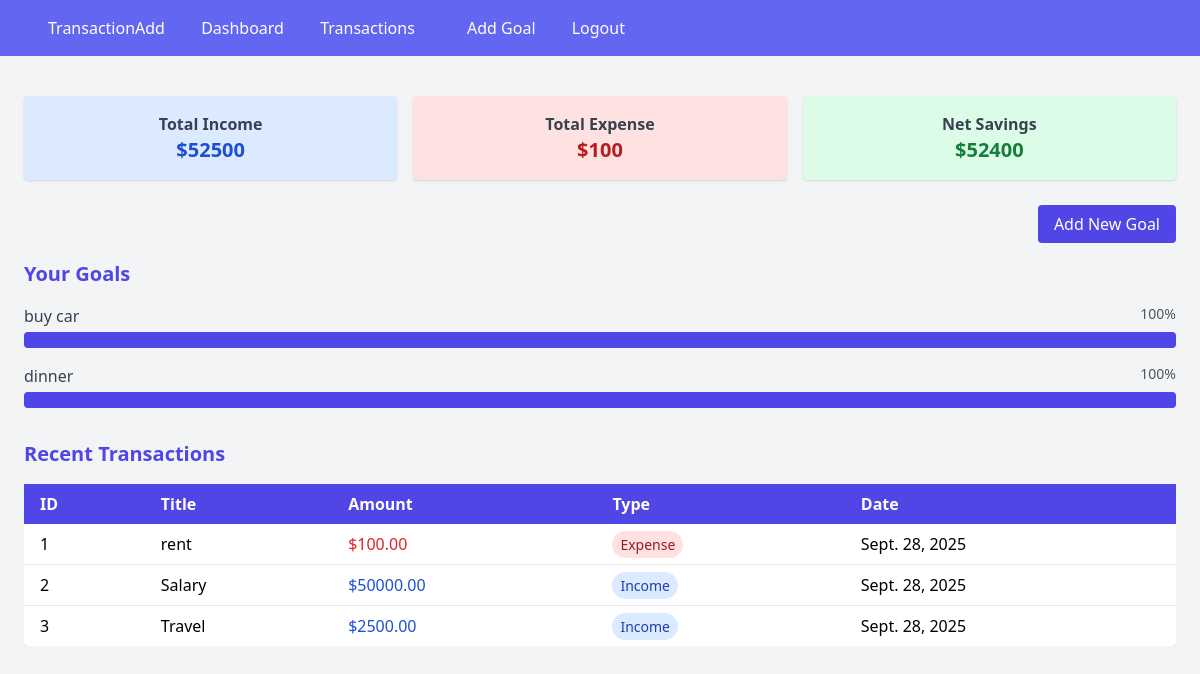
Page /finance/dashboard (signed in) on the earlier database version.
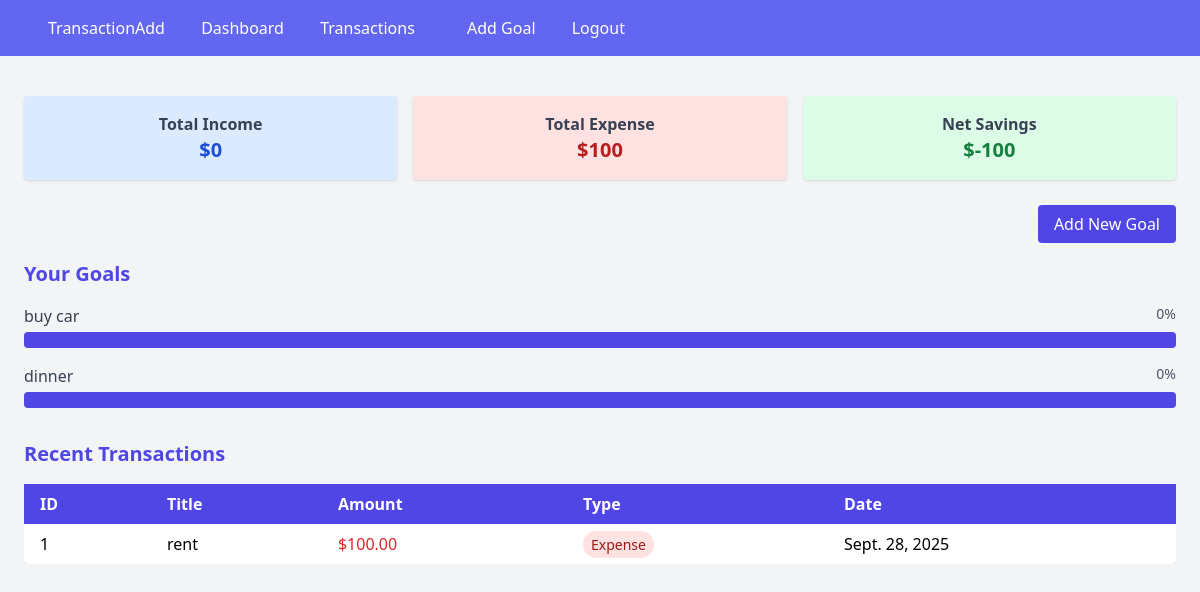
Same page on the later database version.
### finance/models.py (models this page shows, shortened)
class Goal(models.Model):
    user = models.ForeignKey(User, on_delete=models.CASCADE)
    name = models.CharField(max_length=200)
    target_amount = models.DecimalField(max_digits=10, decimal_places=2)
    current_amount = models.DecimalField(max_digits=10, decimal_places=2, default=0)
    deadline = models.DateField()

class Transaction(models.Model):
    Transaction_Types = [
        ('Income', 'Income'),
        ('Expense', 'Expense')
    ]
    user = models.ForeignKey(User, on_delete=models.CASCADE)
    title = models.CharField(max_length=250)
    amount = models.DecimalField(max_digits=10, decimal_places=2)
    transaction_type = models.CharField(max_length=10, choices=Transaction_Types)
    date = models.DateField()
    category = models.CharField(max_length=100)

### finance/views.py (the view)
# urls.py: path('dashboard', DashboardView.as_view(), name="dashboard"),
class DashboardView(LoginRequiredMixin,View):
    def get(self,request, *args, **kwargs):
        transactions = Transaction.objects.filter(user=request.user)
        goals = Goal.objects.filter(user=request.user)
        total_income = Transaction.objects.filter(user=request.user, transaction_type='Income')\
                .aggregate(Sum('amount'))['amount__sum'] or 0
        total_expense = Transaction.objects.filter(user=request.user, transaction_type='Expense')\
                .aggregate(Sum('amount'))['amount__sum'] or 0
        net_saving = total_income - total_expense
        remaining_saving = net_saving
        goal_progress = []
        for goal in goals:
            if remaining_saving >= goal.target_amount:
                goal_progress.append({'goal':goal, 'progress':100})
                remaining_saving -= goal.target_amount
            elif remaining_saving > 0:
                progress = (remaining_saving / goal.target_amount) * 100
                goal_progress.append({'goal':goal, 'progress':progress})
                remaining_saving = 0
            else:
                goal_progress.append({'goal':goal, 'progress':0})
        context = {
            'transactions':transactions,
            'total_income':total_income,
            'total_expense':total_expense,
            'net_saving':net_saving,
            'goal_progress':goal_progress
        }
        return render(request, 'finance/dashboard.html', context)

### finance/templates/finance/dashboard.html (shortened to what this page needs)
{% extends "finance/base.html" %}
{% block content %}
<div class="max-w-6xl mx-auto mt-10">
  <div class="grid grid-cols-1 md:grid-cols-3 gap-4 mb-8">
    <div class="bg-blue-100 p-4 rounded shadow text-center">
      <h2 class="text-gray-700 font-semibold">Total Income</h2>
      <p class="text-xl font-bold text-blue-700">${{ total_income }}</p>
    </div>
    <div class="bg-red-100 p-4 rounded shadow text-center">
      <h2 class="text-gray-700 font-semibold">Total Expense</h2>
      <p class="text-xl font-bold text-red-700">${{ total_expense }}</p>
    </div>
    <div class="bg-green-100 p-4 rounded shadow text-center">
      <h2 class="text-gray-700 font-semibold">Net Savings</h2>
      <p class="text-xl font-bold text-green-700">${{ net_saving }}</p>
    </div>
  </div>
  <div class="mb-6 text-right">
    <a href="{% url 'add-goal' %}"
       class="bg-indigo-600 text-white px-4 py-2 rounded hover:bg-indigo-700 transition">
       Add New Goal
    </a>
  </div>
  <div>
    <h2 class="text-xl font-bold mb-4 text-indigo-600">Your Goals</h2>
    {% if goal_progress %}
      {% for g in goal_progress %}
      <div class="mb-4">
        <div class="flex justify-between mb-1">
          <span class="font-medium text-gray-700">{{ g.goal.name }}</span>
          <span class="text-sm text-gray-600">{{ g.progress|floatformat:0 }}%</span>
        </div>
        <div class="w-full bg-gray-200 rounded h-4">
          <div class="bg-indigo-600 h-4 rounded"></div>
        </div>
      </div>
      {% endfor %}
    {% else %}
      <p class="text-gray-500">You have no goals yet.</p>
    {% endif %}
  </div>
  <div class="mt-8">
    <h2 class="text-xl font-bold mb-4 text-indigo-600">Recent Transactions</h2>
    <div class="overflow-x-auto">
      <table class="min-w-full bg-white rounded shadow">
        <thead class="bg-indigo-600 text-white">
          <tr>
            <th class="px-4 py-2 text-left">ID</th>
            <th class="px-4 py-2 text-left">Title</th>
            <th class="px-4 py-2 text-left">Amount</th>
            <th class="px-4 py-2 text-left">Type</th>
            <th class="px-4 py-2 text-left">Date</th>
          </tr>
        </thead>
        <tbody class="divide-y divide-gray-200">
          {% for t in transactions %}
          <tr class="hover:bg-gray-100">
            <td class="px-4 py-2">{{ t.id }}</td>
            <td class="px-4 py-2">{{ t.title }}</td>
            <td class="px-4 py-2 {% if t.transaction_type == 'Income' %}text-blue-700{% else %}text-red-600{% endif %}">
              ${{ t.amount }}
            </td>
            <td class="px-4 py-2">
              <span class="px-2 py-1 rounded-full text-sm {% if t.transaction_type == 'Income' %}bg-blue-100 text-blue-800{% else %}bg-red-100 text-red-800{% endif %}">
                {{ t.transaction_type }}
              </span>
            </td>
            <td class="px-4 py-2">{{ t.date }}</td>
          </tr>
          {% empty %}
          <tr>
            <td colspan="5" class="px-4 py-2 text-center text-gray-500">No transactions found.</td>
          </tr>
          {% endfor %}
        </tbody>
      </table>
    </div>
  </div>
</div>
{% endblock content %}

Differences in the rows shown:
removed Transaction: id "2", title "Salary", amount "50000.00", transaction_type "Income", date "Sept. 28, 2025"
removed Transaction: id "3", title "Travel", amount "2500.00", transaction_type "Income", date "Sept. 28, 2025"
computed for Goal "buy car": progress "100" → "0"
computed for Goal "dinner": progress "100" → "0"
Other differences:
{{ total_income }}: "52500" → "0"
{{ net_saving }}: "52400" → "-100"
